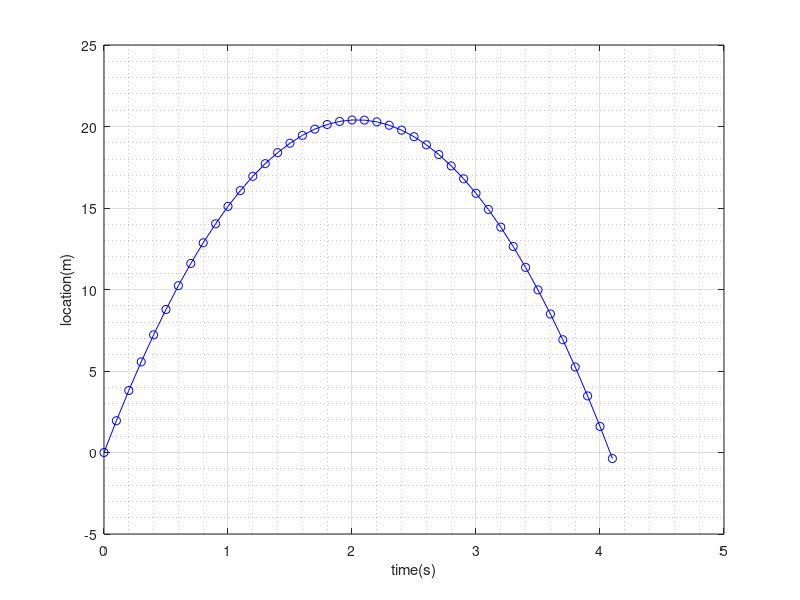

MATLAB code to generate this figure:

v0=20;
g=9.8;
y=0;
t=0;

time=0;
location=0;

while (y>=0)
     disp(['At t=', num2str(t),'s', ' location=', num2str(y),'m']); 
    t=t+0.1;
    y=v0*t-g*t^2/2;
   
    time=[time; t];
    location=[location; y];
end
    
plot(time,location,'-bo');
grid on
grid minor
xlabel('time(s)');
ylabel('location(m)');

